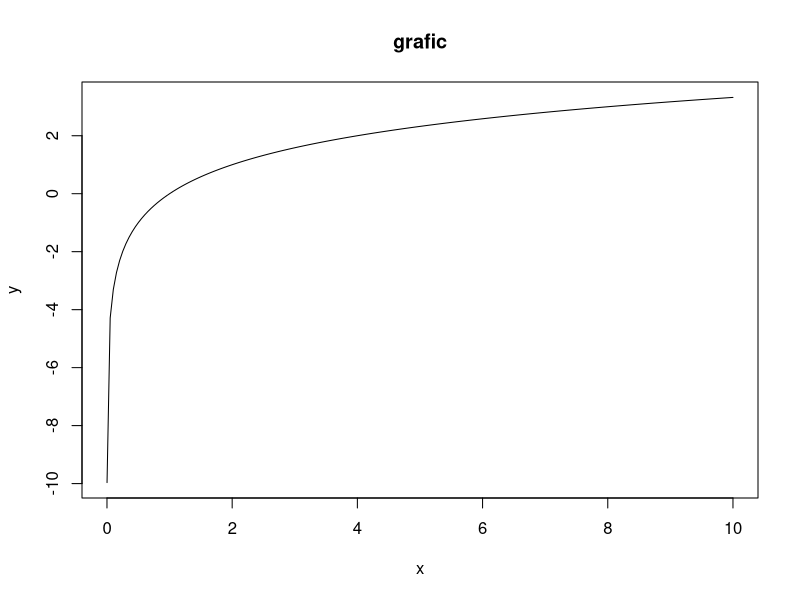
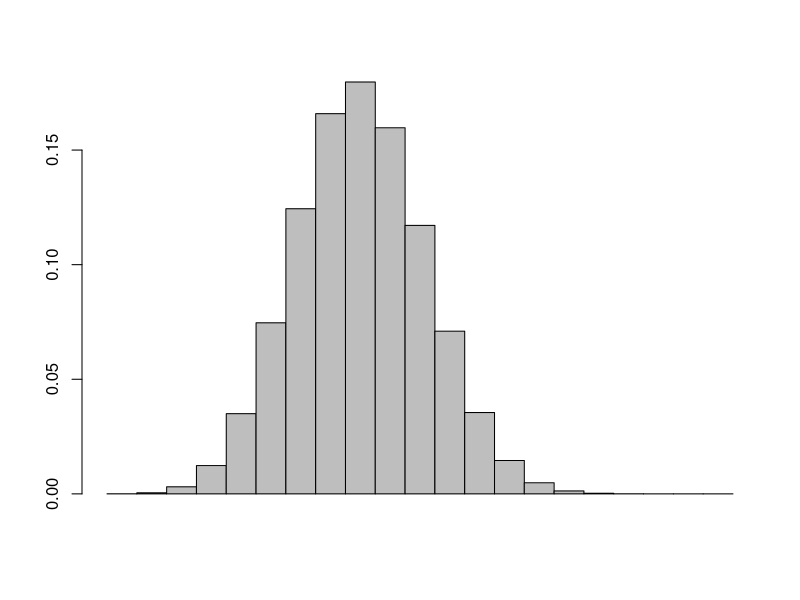

Reproduce these figures in R, in order.
x=seq(0.001,10,length=200)
y=log2(x)
plot(x,y,type='l',main='grafic')

n = 20
x = seq(0,n,1) # x cont¸ine valorile dela 0 la 20
y = dbinom(x, n, 0.4)
barplot(y, space = 0)

dispersie = function (x, p) {
  media = sum(p*x);
  dispersie = sum(p*(x - media)^2);
  return (dispersie)
  }
y = c(23, 32, 31, 27, 27, 33, 25, 21)
q = c(1/8, 1/16, 1/8, 1/16, 1/8, 1/16, 1/8, 5/16)
dispersie(y, q)

vector_sqrt = function(x) {
  for(i in 1:length(x)) {
    if(x[i] > 0)
      x[i] = sqrt(x[i])
    else
      x[i] = sqrt(-x[i])
  }
}

#ex1
ex1=function(x)
{
  n=length(x)
  max=min=suma=x[1]
  k=0
  for(i in 2:n) {
    max=max(max,x[i])
    min=min(min,x[i])
    suma=suma+x[i]
    if(x[i]>=40)
      k=k+1
  }
  return (c(max,min,suma/n,suma,min/max,k,(1-k/n)*100))
}

#ex2
ex2=function(x)
{
  n=length(x)
  a=x/sum(x)
  b=(x-min(x))/max(x)
  c=vector()
  d=vector()
  for(k in 1:(n-1))
  {
    c[k]=sum(x[1:k])/sum(x[(k+1):n])
    d[k]=min(x[1:k])/max(x[(k+1):n])
  }
  print(a)
  print(b)
  print(c)
  print(d)
}

#ex4
ex4=function(n,p)
{
  x=0:n
  y=(dbinom(x,n,p))
  barplot(y, space = 1, col='red')
}

#ex9
ex9=function(n,p)
{
  x=0:(n-1)
  y=dgeom(x,p)
  barplot(y, space = 1, col='blue')
}

#ex10
ex10=function(n,p)
{
  x=0:(n-1)
  y=dpois(x,p)
  barplot(y, space = 1, col='green')
}